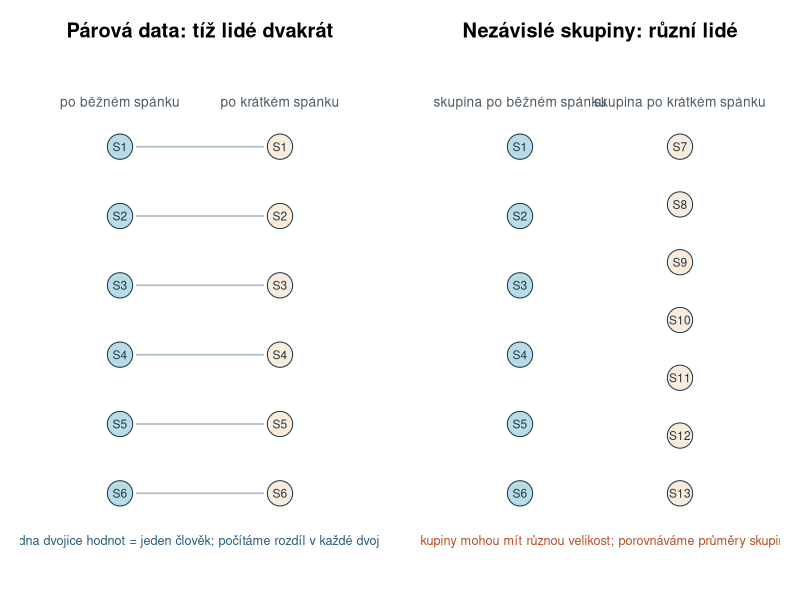
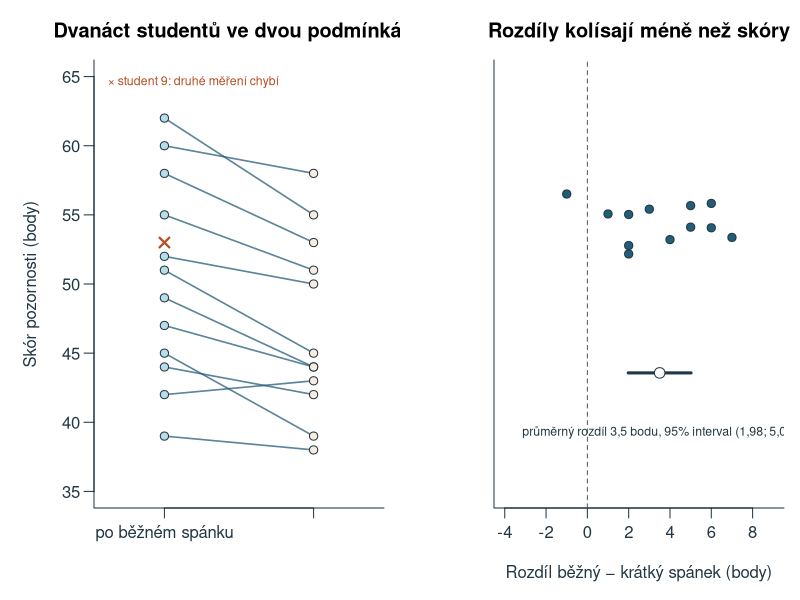
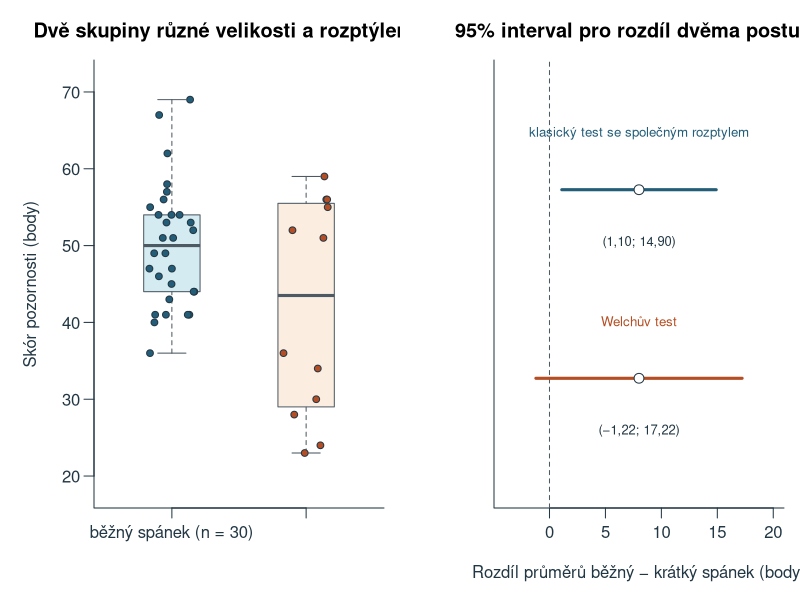
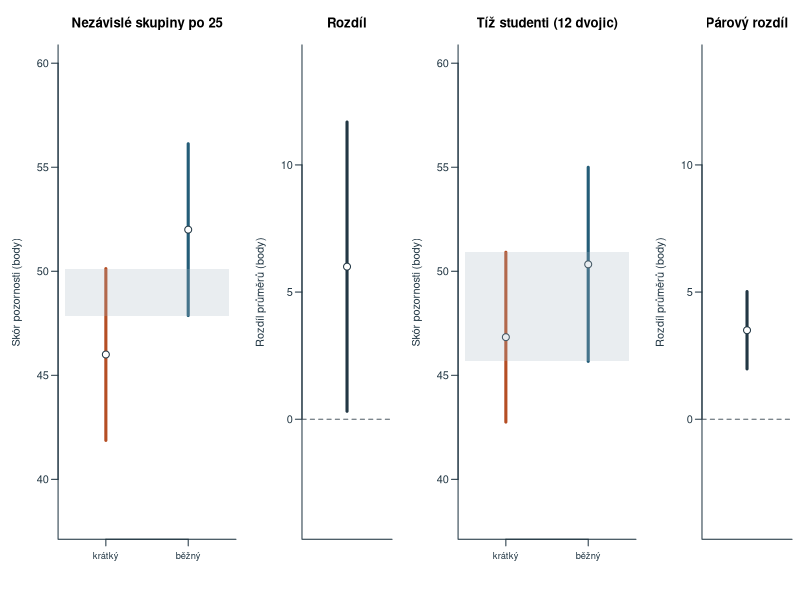
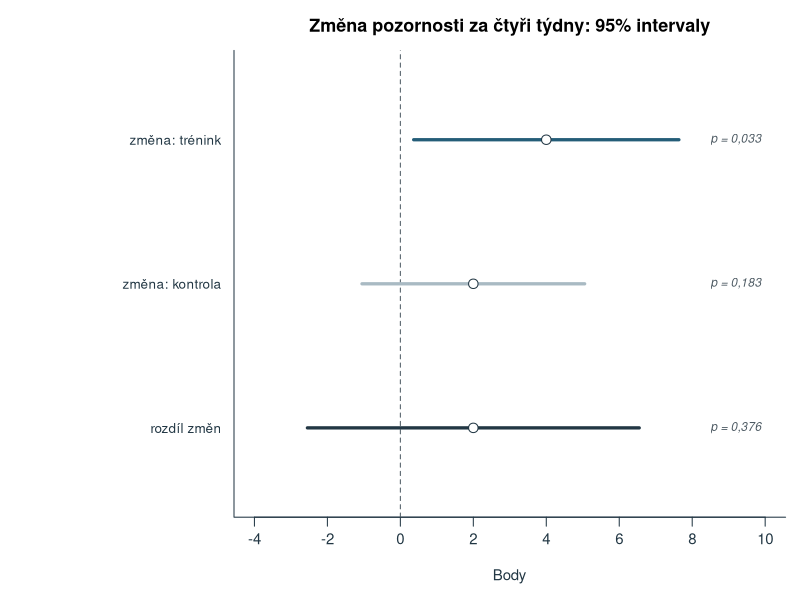
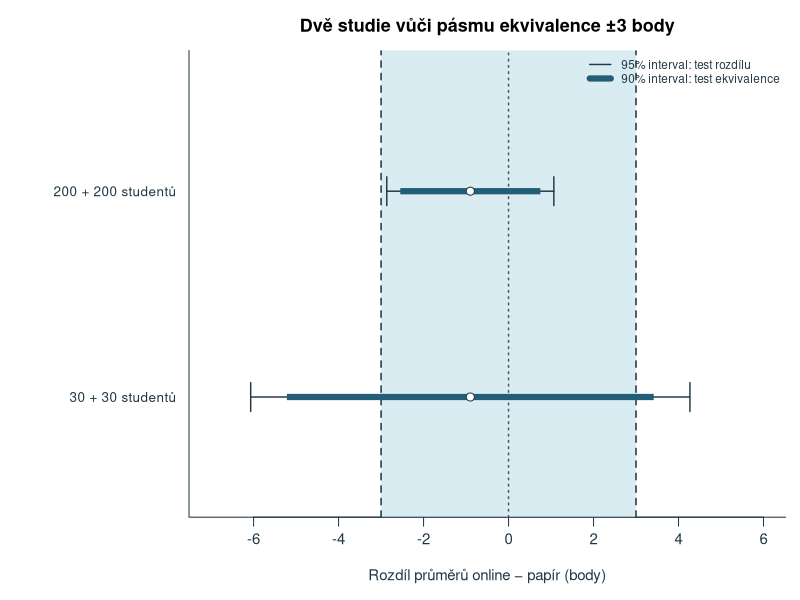
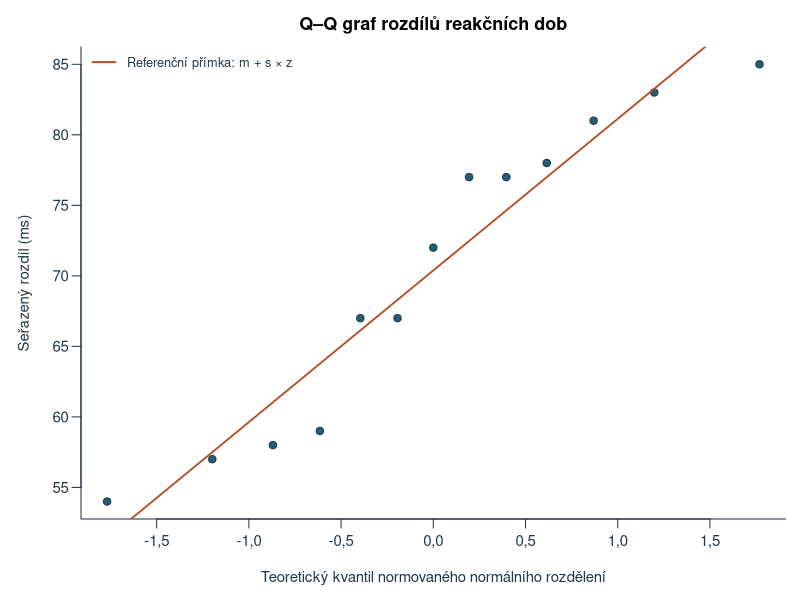

The R script that drew these images, in order:
# Teaching data, calculations and figures for chapter 8; base R, UTF-8, deterministic project-root paths.
# Parking summaries are quoted from Howell (2013, p. 86); anorexia summaries were computed from
# Howell's Table 7.3 (pp. 198-199) and converted to kilograms; every other value is an authored teaching model.
ch8_out <- 'assets/chapter-08/plots'
ch8_old_options <- options(OutDec=',')
dir.create(ch8_out,recursive=TRUE,showWarnings=FALSE)
ch8_blue <- '#245D78'; ch8_orange <- '#B54E24'; ch8_fill <- '#B8DDE8'; ch8_gray <- '#4D5A63'; ch8_pale <- '#E1E8EB'; ch8_sand <- '#FAECDD'; ch8_ink <- '#223744'; ch8_mute <- '#A9BAC3'; ch8_green <- '#3E7B4F'
ch8_num <- function(x,digits=2) sub('^-','−',formatC(x,format='f',digits=digits,decimal.mark=','))
ch8_draw <- function(name,code,width=8,height=4.5) {
  svg(file.path(ch8_out,paste0(name,'.svg')),width=width,height=height,family='sans',bg='white')
  par(mar=c(4.5,4.5,2.6,.8),mgp=c(2.7,.7,0),las=1,col.axis=ch8_ink,col.lab=ch8_ink,fg=ch8_ink,cex=.9)
  force(code); dev.off()
}
# Procedures from summaries --------------------------------------------------------------
# One sample of differences: the paired t-test is the one-sample t-test of chapter 7 applied to differences.
ch8_one <- function(m,s,n,level=.95) {
  m <- unname(m); s <- unname(s); n <- unname(n)
  se <- s/sqrt(n); q <- qt(1-(1-level)/2,n-1); t <- m/se
  c(m=m,s=s,n=n,se=se,df=n-1,t=t,p=2*pt(-abs(t),n-1),q=q,dolni=m-q*se,horni=m+q*se)
}
# Two independent samples: classic test with the pooled variance estimate.
ch8_pooled <- function(m1,s1,n1,m2,s2,n2,level=.95) {
  m1 <- unname(m1); s1 <- unname(s1); m2 <- unname(m2); s2 <- unname(s2)
  sp2 <- ((n1-1)*s1^2+(n2-1)*s2^2)/(n1+n2-2); se <- sqrt(sp2*(1/n1+1/n2)); df <- n1+n2-2
  q <- qt(1-(1-level)/2,df); t <- (m1-m2)/se
  c(rozdil=m1-m2,sp2=sp2,sp=sqrt(sp2),se=se,df=df,t=t,p=2*pt(-abs(t),df),q=q,dolni=m1-m2-q*se,horni=m1-m2+q*se,d=(m1-m2)/sqrt(sp2))
}
# Welch's test: separate variances and Welch-Satterthwaite degrees of freedom (not rounded).
ch8_welch <- function(m1,s1,n1,m2,s2,n2,level=.95) {
  m1 <- unname(m1); s1 <- unname(s1); m2 <- unname(m2); s2 <- unname(s2)
  a <- s1^2/n1; b <- s2^2/n2; se <- sqrt(a+b); df <- (a+b)^2/(a^2/(n1-1)+b^2/(n2-1))
  q <- qt(1-(1-level)/2,df); t <- (m1-m2)/se
  c(rozdil=m1-m2,se=se,df=df,t=t,p=2*pt(-abs(t),df),q=q,dolni=m1-m2-q*se,horni=m1-m2+q*se)
}
ch8_sum <- function(x) c(m=mean(x),s=sd(x),n=length(x))
# A. Running example, paired version: the same students after normal and after short sleep ------
# Thirteen students; student 9 has no score after short sleep. Difference = normal minus short sleep.
ch8_par <- data.frame(id=1:13,
  bezny=c(58,44,51,39,62,47,55,42,53,49,60,45,52),
  kratky=c(53,42,45,38,55,44,51,43,NA,44,58,39,50))
ch8_par_ok <- with(ch8_par,!is.na(bezny)&!is.na(kratky))
ch8_par_u <- ch8_par[ch8_par_ok,]
ch8_par_d <- ch8_par_u$bezny-ch8_par_u$kratky
ch8_par_res <- ch8_one(mean(ch8_par_d),sd(ch8_par_d),length(ch8_par_d))
ch8_par_b <- ch8_sum(ch8_par_u$bezny); ch8_par_k <- ch8_sum(ch8_par_u$kratky)
# The same complete pairs analysed (wrongly) as two independent groups.
ch8_par_wrong <- ch8_pooled(ch8_par_b['m'],ch8_par_b['s'],12,ch8_par_k['m'],ch8_par_k['s'],12)
# Column means taken without removing the incomplete pair: 13 versus 12 students.
ch8_par_cols <- c(bezny=mean(ch8_par$bezny),kratky=mean(ch8_par$kratky,na.rm=TRUE))
# Contrast: perfectly preserved order with tripled second values; SD of differences doubles.
ch8_troj_x <- c(2,4,6); ch8_troj_y <- 3*ch8_troj_x
# B. Independent version: two groups of different size and spread --------------------------
# Generated once (seed 20261189, rounded to whole points) and stored as fixed values.
ch8_sk_kratky <- c(52,55,23,59,36,51,24,56,28,34,56,30)
ch8_sk_bezny <- c(67,55,54,46,43,41,57,41,54,44,40,47,41,51,45,47,62,44,49,54,69,36,56,49,51,53,58,53,52,41)
ch8_sk_k <- ch8_sum(ch8_sk_kratky); ch8_sk_b <- ch8_sum(ch8_sk_bezny)
ch8_sk_pool <- ch8_pooled(ch8_sk_b['m'],ch8_sk_b['s'],30,ch8_sk_k['m'],ch8_sk_k['s'],12)
ch8_sk_welch <- ch8_welch(ch8_sk_b['m'],ch8_sk_b['s'],30,ch8_sk_k['m'],ch8_sk_k['s'],12)
# Parking study (Howell, p. 86) without known sigma: s = 14.6 s in both groups of 100 drivers.
ch8_park <- ch8_pooled(39.03,14.6,100,32.15,14.6,100)
ch8_park_welch <- ch8_welch(39.03,14.6,100,32.15,14.6,100)
# Anorexia (Everitt via Howell, Table 7.3): full-precision summaries in pounds, converted to kilograms.
ch8_lb <- 0.45359237
ch8_anor_lb <- c(m_pred=83.229412,m_po=90.494118,m_d=7.264706,s_d=7.157421,s_pred=5.016693,n=17)
ch8_anor <- ch8_anor_lb; ch8_anor[1:5] <- ch8_anor_lb[1:5]*ch8_lb
ch8_anor_res <- ch8_one(ch8_anor['m_d'],ch8_anor['s_d'],17)
ch8_anor_d_pred <- unname(ch8_anor['m_d']/ch8_anor['s_pred']); ch8_anor_d_z <- unname(ch8_anor['m_d']/ch8_anor['s_d'])
# Two groups side by side: 25 students per group, 46 versus 52 points, s = 10 in both.
ch8_vedle <- ch8_pooled(52,10,25,46,10,25)
ch8_vedle_ci <- rbind(kratky=46+c(-1,1)*qt(.975,24)*2,bezny=52+c(-1,1)*qt(.975,24)*2)
ch8_par_ci <- rbind(kratky=ch8_par_k['m']+c(-1,1)*qt(.975,11)*ch8_par_k['s']/sqrt(12),
                    bezny=ch8_par_b['m']+c(-1,1)*qt(.975,11)*ch8_par_b['s']/sqrt(12))
# D. Change in two groups: attention before and after a four-week training (authored) -------
ch8_tr <- data.frame(id=1:32,skupina=rep(c('trénink','kontrola'),each=16),
  pred=c(46,52,41,55,48,44,50,57,43,49,53,47,45,51,58,42, 47,50,44,53,49,41,55,46,52,48,43,56,45,51,50,47))
ch8_tr_zmena_i <- c(12,-3,8,-4,14,5,9,-2,3,10,-6,7,4,13,0,-6)
ch8_tr_zmena_k <- c(6,-7,9,-3,10,1,-6,5,2,11,-4,3,-1,8,0,-2)
ch8_tr$po <- ch8_tr$pred+c(ch8_tr_zmena_i,ch8_tr_zmena_k)
ch8_tr$zmena <- ch8_tr$po-ch8_tr$pred
ch8_tr_i <- ch8_one(mean(ch8_tr_zmena_i),sd(ch8_tr_zmena_i),16)
ch8_tr_k <- ch8_one(mean(ch8_tr_zmena_k),sd(ch8_tr_zmena_k),16)
ch8_tr_rozdil <- ch8_pooled(mean(ch8_tr_zmena_i),sd(ch8_tr_zmena_i),16,mean(ch8_tr_zmena_k),sd(ch8_tr_zmena_k),16)
# Equivalence of two test versions: online minus paper, bounds -3 and 3 set in advance.
ch8_ekv <- data.frame(studie=c('velká','malá'),m_online=49.2,m_papir=50.1,s=10,n=c(200,30))
ch8_ekv_res <- t(sapply(1:2,function(i) {
  e <- ch8_ekv[i,]; r95 <- ch8_pooled(e$m_online,e$s,e$n,e$m_papir,e$s,e$n,.95); r90 <- ch8_pooled(e$m_online,e$s,e$n,e$m_papir,e$s,e$n,.90)
  c(rozdil=r95[['rozdil']],se=r95[['se']],df=r95[['df']],p=r95[['p']],d95=r95[['dolni']],h95=r95[['horni']],d90=r90[['dolni']],h90=r90[['horni']])
}))
rownames(ch8_ekv_res) <- ch8_ekv$studie
# Exercise inputs (authored unless stated) --------------------------------------------------
ch8_u03 <- data.frame(id=1:15,
  kongr=c(612,685,590,731,648,577,702,659,NA,624,690,605,668,641,720),
  nekongr=c(689,742,671,790,702,660,NA,731,698,701,768,672,735,699,805))
ch8_u03_ok <- with(ch8_u03,!is.na(kongr)&!is.na(nekongr))
ch8_u03_d <- with(ch8_u03[ch8_u03_ok,],nekongr-kongr)
ch8_u06_a <- c(78,41,95,62,54,88,47,71,39,66)
ch8_u06_b <- c(52,48,61,44,57,50,46,55,49,63,51,45,58,53,47,60,50,54,42,56,49,52,59,48,51)
# Figures ----------------------------------------------------------------------------------
ch8_draw('dve-usporadani', {
  par(mfrow=c(1,2),mar=c(1,1,3,1))
  for(k in 1:2) {
    plot(NA,xlim=c(0,10),ylim=c(0,10),axes=FALSE,xlab='',ylab='',
      main=if(k==1) 'Párová data: tíž lidé dvakrát' else 'Nezávislé skupiny: různí lidé')
    if(k==1) {
      y <- seq(8.6,1.4,length.out=6)
      text(2.6,9.5,'po běžném spánku',cex=.82,col=ch8_gray); text(7.4,9.5,'po krátkém spánku',cex=.82,col=ch8_gray)
      for(i in seq_along(y)) {
        segments(3.1,y[i],6.9,y[i],lwd=1.6,col=ch8_mute)
        symbols(c(2.6,7.4),c(y[i],y[i]),circles=c(.38,.38),inches=FALSE,add=TRUE,bg=c(ch8_fill,ch8_sand),fg=ch8_ink)
        text(c(2.6,7.4),y[i],paste0('S',i),cex=.72)
      }
      text(5,.4,'jedna dvojice hodnot = jeden člověk; počítáme rozdíl v každé dvojici',cex=.76,col=ch8_blue)
    } else {
      y1 <- seq(8.6,1.4,length.out=6); y2 <- seq(8.6,1.4,length.out=7)
      text(2.6,9.5,'skupina po běžném spánku',cex=.82,col=ch8_gray); text(7.4,9.5,'skupina po krátkém spánku',cex=.82,col=ch8_gray)
      symbols(rep(2.6,6),y1,circles=rep(.38,6),inches=FALSE,add=TRUE,bg=ch8_fill,fg=ch8_ink); text(2.6,y1,paste0('S',1:6),cex=.72)
      symbols(rep(7.4,7),y2,circles=rep(.38,7),inches=FALSE,add=TRUE,bg=ch8_sand,fg=ch8_ink); text(7.4,y2,paste0('S',7:13),cex=.72)
      text(5,.4,'skupiny mohou mít různou velikost; porovnáváme průměry skupin',cex=.76,col=ch8_orange)
    }
  }
},width=9.4,height=4.2)
ch8_draw('parova-data', {
  par(mfrow=c(1,2),mar=c(4.6,4.7,3,.8))
  u <- ch8_par_u
  plot(NA,xlim=c(.6,2.4),ylim=c(35,65),xaxt='n',xlab='',ylab='Skór pozornosti (body)',main='Dvanáct studentů ve dvou podmínkách',bty='l')
  axis(1,at=1:2,labels=c('po běžném spánku','po krátkém spánku'))
  segments(1,u$bezny,2,u$kratky,col=adjustcolor(ch8_blue,.75),lwd=1.6)
  points(rep(1,12),u$bezny,pch=21,bg=ch8_fill,col=ch8_ink,cex=1.1); points(rep(2,12),u$kratky,pch=21,bg=ch8_sand,col=ch8_ink,cex=1.1)
  points(1,53,pch=4,col=ch8_orange,cex=1.3,lwd=2.2); text(.62,64.6,'× student 9: druhé měření chybí',adj=0,cex=.74,col=ch8_orange)
  set.seed(8); jit <- runif(12,-.12,.12)
  plot(NA,xlim=c(-4,9),ylim=c(.4,1.8),yaxt='n',xlab='Rozdíl běžný − krátký spánek (body)',ylab='',main='Rozdíly kolísají méně než skóry',bty='l')
  abline(v=0,lty=2,col=ch8_gray)
  points(ch8_par_d,1.3+jit,pch=21,bg=ch8_blue,col=ch8_ink,cex=1.1)
  r <- ch8_par_res
  segments(r['dolni'],.8,r['horni'],.8,lwd=3,col=ch8_ink); points(r['m'],.8,pch=21,bg='white',col=ch8_ink,cex=1.4)
  text(r['m'],.6,paste0('průměrný rozdíl ',ch8_num(r['m'],1),' bodu, 95% interval (',ch8_num(r['dolni']),'; ',ch8_num(r['horni']),')'),cex=.74)
},width=10,height=4.4)
ch8_draw('dve-skupiny', {
  par(mfrow=c(1,2),mar=c(4.6,4.7,3,.8))
  plot(NA,xlim=c(.5,2.5),ylim=c(18,72),xaxt='n',xlab='',ylab='Skór pozornosti (body)',main='Dvě skupiny různé velikosti a rozptýlenosti',bty='l')
  axis(1,at=1:2,labels=c('běžný spánek (n = 30)','krátký spánek (n = 12)'))
  boxplot(list(ch8_sk_bezny,ch8_sk_kratky),at=1:2,add=TRUE,axes=FALSE,boxwex=.42,col=c(adjustcolor(ch8_fill,.6),adjustcolor(ch8_sand,.9)),border=ch8_gray,outline=FALSE)
  set.seed(9); points(1+runif(30,-.17,.17),ch8_sk_bezny,pch=21,bg=ch8_blue,col=ch8_ink,cex=.9); points(2+runif(12,-.17,.17),ch8_sk_kratky,pch=21,bg=ch8_orange,col=ch8_ink,cex=.9)
  plot(NA,xlim=c(-4,20),ylim=c(.4,2.6),yaxt='n',xlab='Rozdíl průměrů běžný − krátký spánek (body)',ylab='',main='95% interval pro rozdíl dvěma postupy',bty='l')
  abline(v=0,lty=2,col=ch8_gray)
  ints <- rbind(ch8_sk_pool[c('dolni','horni')],ch8_sk_welch[c('dolni','horni')]); y <- c(2,1); cols <- c(ch8_blue,ch8_orange)
  segments(ints[,1],y,ints[,2],y,lwd=3,col=cols); points(rep(ch8_sk_pool['rozdil'],2),y,pch=21,bg='white',col=ch8_ink,cex=1.3)
  text(ch8_sk_pool['rozdil'],y-.28,paste0('(',ch8_num(ints[,1]),'; ',ch8_num(ints[,2]),')'),cex=.78)
  text(ch8_sk_pool['rozdil'],y+.3,c('klasický test se společným rozptylem','Welchův test'),cex=.8,col=cols)
},width=10,height=4.4)
ch8_draw('intervaly-vedle-sebe', {
  layout(matrix(1:4,1),widths=c(1.25,.8,1.25,.8)); par(mar=c(4.6,4.4,3.4,.6))
  draw_groups <- function(ci,m,main,lab) {
    plot(NA,xlim=c(.5,2.5),ylim=c(38,60),xaxt='n',xlab='',ylab='Skór pozornosti (body)',main=main,bty='l')
    axis(1,at=1:2,labels=lab,cex.axis=.85)
    segments(1:2,ci[,1],1:2,ci[,2],lwd=3,col=c(ch8_orange,ch8_blue)); points(1:2,m,pch=21,bg='white',col=ch8_ink,cex=1.4)
    rect(.5,max(ci[,1]),2.5,min(ci[,2]),col=adjustcolor(ch8_mute,.25),border=NA)
  }
  draw_diff <- function(r,main) {
    plot(NA,xlim=c(.5,1.5),ylim=c(-4,14),xaxt='n',xlab='',ylab='Rozdíl průměrů (body)',main=main,bty='l')
    abline(h=0,lty=2,col=ch8_gray); segments(1,r[1],1,r[2],lwd=3,col=ch8_ink); points(1,r[3],pch=21,bg='white',col=ch8_ink,cex=1.4)
  }
  draw_groups(ch8_vedle_ci,c(46,52),'Nezávislé skupiny po 25',c('krátký','běžný'))
  draw_diff(c(ch8_vedle['dolni'],ch8_vedle['horni'],6),'Rozdíl')
  draw_groups(ch8_par_ci,c(ch8_par_k['m'],ch8_par_b['m']),'Tíž studenti (12 dvojic)',c('krátký','běžný'))
  draw_diff(c(ch8_par_res['dolni'],ch8_par_res['horni'],ch8_par_res['m']),'Párový rozdíl')
},width=10.4,height=4.6)
ch8_draw('zmeny-skupin', {
  par(mar=c(4.6,13,2.8,.8))
  rows <- rbind(ch8_tr_i[c('m','dolni','horni','p')],ch8_tr_k[c('m','dolni','horni','p')],c(ch8_tr_rozdil[c('rozdil','dolni','horni','p')]))
  y <- 3:1; cols <- c(ch8_blue,ch8_mute,ch8_ink)
  lab <- c('změna: trénink','změna: kontrola','rozdíl změn')
  plot(NA,xlim=c(-4,10),ylim=c(.5,3.5),yaxt='n',xlab='Body',ylab='',main='Změna pozornosti za čtyři týdny: 95% intervaly',bty='l')
  abline(v=0,lty=2,col=ch8_gray); axis(2,at=y,labels=lab,tick=FALSE,cex.axis=.9)
  segments(rows[,2],y,rows[,3],y,lwd=3.2,col=cols); points(rows[,1],y,pch=21,bg='white',col=ch8_ink,cex=1.4)
  text(9.9,y,paste0('p = ',ch8_num(rows[,4],3)),adj=1,cex=.8,font=3,col=ch8_gray)
},width=8.8,height=3.8)
ch8_draw('ekvivalence-skupin', {
  par(mar=c(4.6,10.5,2.8,.8))
  e <- ch8_ekv_res; y <- 2:1
  plot(NA,xlim=c(-7,6),ylim=c(.5,2.6),yaxt='n',xlab='Rozdíl průměrů online − papír (body)',ylab='',main='Dvě studie vůči pásmu ekvivalence ±3 body',bty='l')
  rect(-3,0,3,3,col=adjustcolor(ch8_fill,.55),border=NA); abline(v=c(-3,3),lty=2,lwd=1.5,col=ch8_ink); abline(v=0,lty=3,lwd=1.5,col=ch8_gray)
  axis(2,at=y,labels=c('200 + 200 studentů','30 + 30 studentů'),tick=FALSE,cex.axis=.9)
  segments(e[,'d95'],y,e[,'h95'],y,lwd=1.4,col=ch8_ink); segments(e[,'d95'],y-.07,e[,'d95'],y+.07,lwd=1.4,col=ch8_ink); segments(e[,'h95'],y-.07,e[,'h95'],y+.07,lwd=1.4,col=ch8_ink)
  segments(e[,'d90'],y,e[,'h90'],y,lwd=6,col=ch8_blue,lend=1); points(e[,'rozdil'],y,pch=21,bg='white',col=ch8_ink,cex=1.2)
  legend('topright',c('95% interval: test rozdílu','90% interval: test ekvivalence'),lwd=c(1.4,6),col=c(ch8_ink,ch8_blue),bty='n',cex=.78)
},width=8.8,height=3.8)
# Exercise 3: Q-Q plot of the differences with the plotting positions of chapter 4.
ch8_qq_y <- sort(ch8_u03_d); ch8_qq_z <- qnorm((seq_along(ch8_qq_y)-.5)/length(ch8_qq_y))
ch8_draw('qq-rozdily', {
  plot(ch8_qq_z,ch8_qq_y,xlab='Teoretický kvantil normovaného normálního rozdělení',ylab='Seřazený rozdíl (ms)',
       main='Q–Q graf rozdílů reakčních dob',pch=21,bg=ch8_blue,col=ch8_ink,bty='l',cex=1.1)
  abline(a=mean(ch8_u03_d),b=sd(ch8_u03_d),col=ch8_orange,lwd=1.8)
  legend('topleft','Referenční přímka: m + s × z',col=ch8_orange,lwd=1.8,bty='n',cex=.85)
},width=8.6,height=4.6)
options(ch8_old_options)
